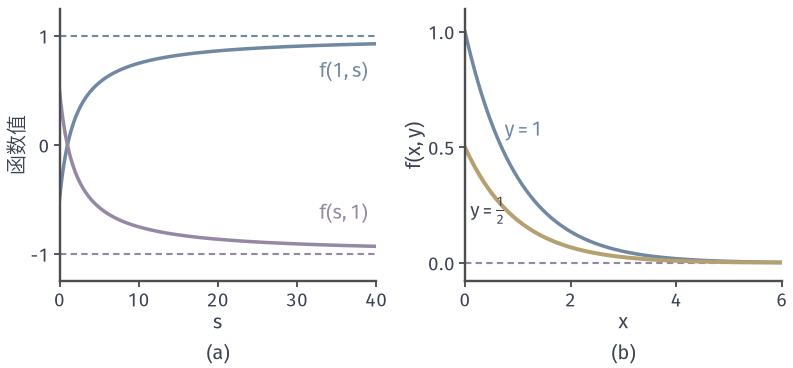

This chart was generated by the following Python code:
from pathlib import Path
import sys
for _p in Path(__file__).resolve().parents:
    if (_p/"minimax-common").is_dir(): sys.path.insert(0, str(_p/"minimax-common")); break
from mm_fig import *
HERE = Path(__file__).resolve().parent
# (a) (y-x)/(1+x+y) on the quadrant: values differ; (b) y exp(-x): equal values, x not attained.
fig, axes = figure(width_mm=112, height_mm=52, ncols=2)
panels(fig, .075, .985, .975, .235, .28)
s = np.linspace(0, 40, 500); ax = axes[0]; setup(ax, (0, 40), (-1.25, 1.25), range(0, 41, 10), (-1, 0, 1), xl='$s$', yl='函数值')
ax.axhline(1, color=BLUE, lw=.85, ls=(0, (3, 2))); ax.axhline(-1, color=PURPLE, lw=.85, ls=(0, (3, 2)))
ax.plot(s, (s-1)/(2+s), color=BLUE, lw=1.4); ax.plot(s, (1-s)/(2+s), color=PURPLE, lw=1.4)
ax.text(39, .62, '$f(1,s)$', color=BLUE, ha='right'); ax.text(39, -.68, '$f(s,1)$', color=PURPLE, ha='right')
ax = axes[1]; x = np.linspace(0, 6, 300); setup(ax, (0, 6), (-.08, 1.1), range(0, 7, 2), (0, .5, 1), yl='$f(x,y)$')
ax.axhline(0, color=PURPLE, lw=.85, ls=(0, (3, 2)))
ax.plot(x, np.exp(-x), color=BLUE, lw=1.4); ax.plot(x, .5*np.exp(-x), color=YELLOW, lw=1.6)
ax.text(.75, .55, '$y=1$', color=BLUE); ax.text(.1, .2, r'$y=\frac{1}{2}$', color=INK, fontsize=7.5)
tags(fig, axes)
save(fig, HERE, 'figure', {'a': '(y-x)/(1+x+y) on [0,inf)^2', 'b': 'y exp(-x) on [0,inf) x [0,1]'})
